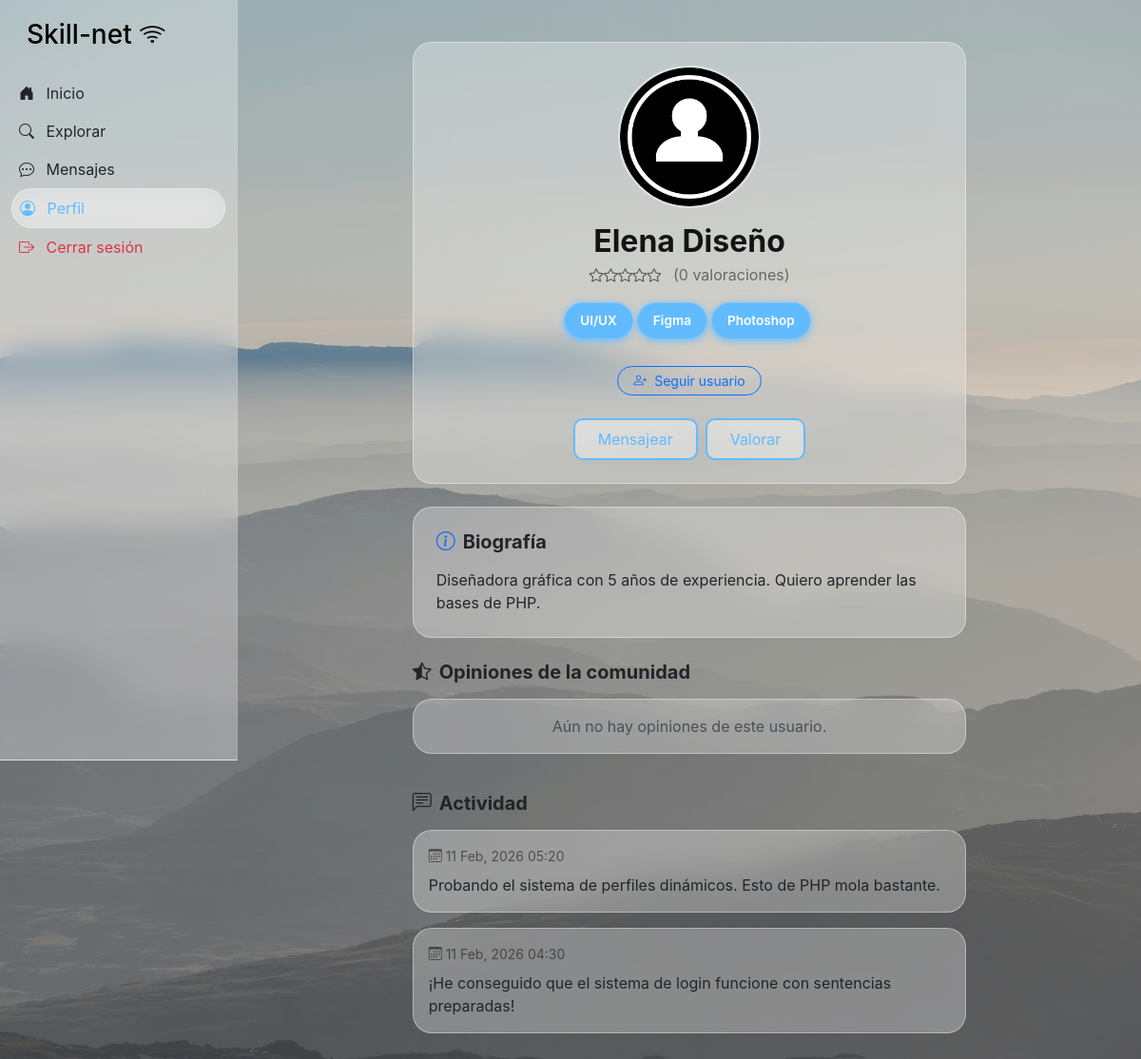
Before: /perfil.php?id=2 (signed in) with the older database file.
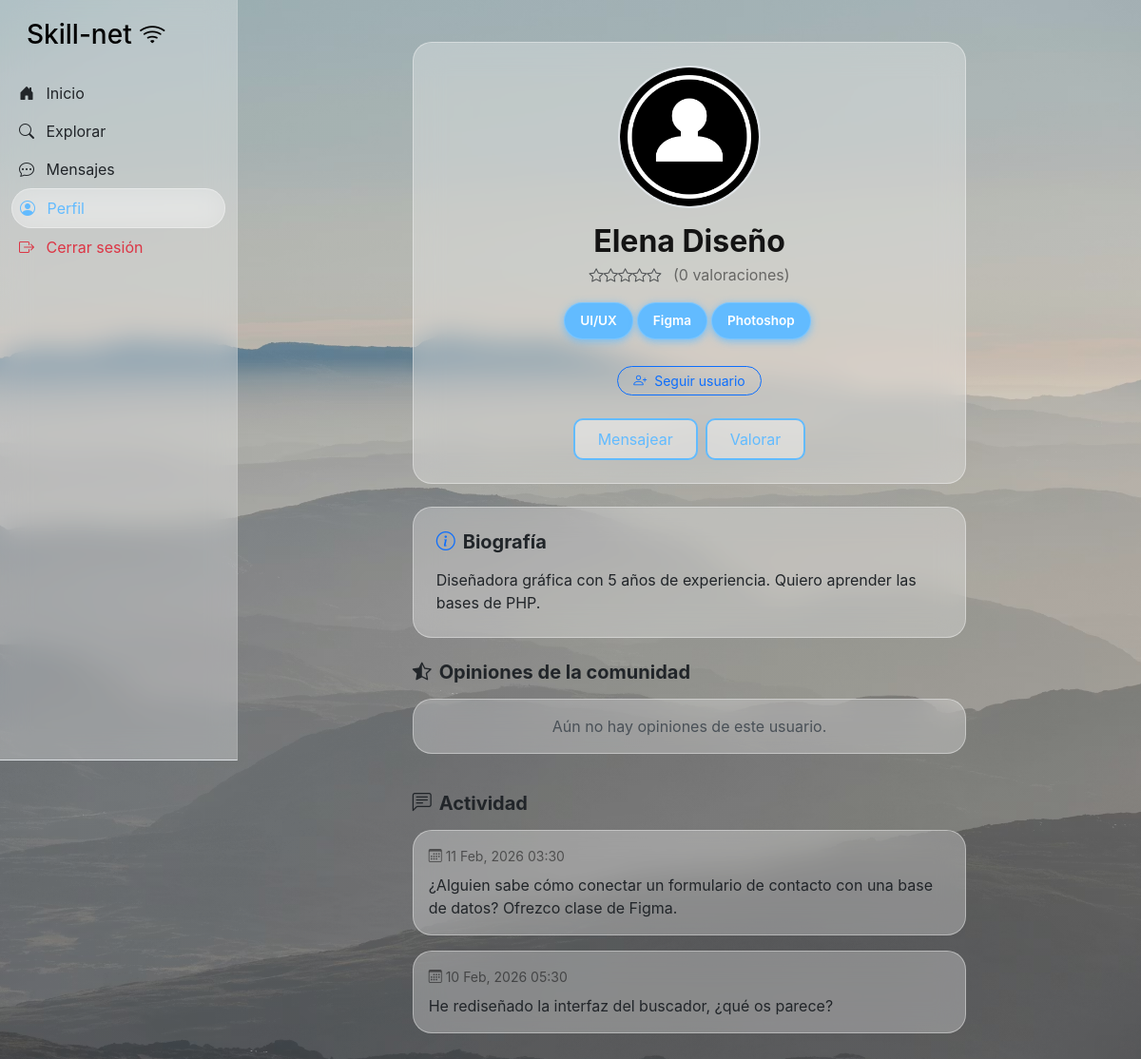
After: the same page with the newer database file.
### tables this page shows
CREATE TABLE IF NOT EXISTS usuarios (
    id INT AUTO_INCREMENT PRIMARY KEY,
    nombre VARCHAR(100) NOT NULL,
    email VARCHAR(150) NOT NULL UNIQUE,
    password VARCHAR(255) NOT NULL,
    habilidades TEXT,  
    bio TEXT,
    avatar VARCHAR(255) DEFAULT 'default.png',
    fecha_registro TIMESTAMP DEFAULT CURRENT_TIMESTAMP
);

CREATE TABLE IF NOT EXISTS publicaciones (
    id INT AUTO_INCREMENT PRIMARY KEY,
    id_usuario INT NOT NULL,
    contenido TEXT NOT NULL,
    fecha_publicacion TIMESTAMP DEFAULT CURRENT_TIMESTAMP,
    FOREIGN KEY (id_usuario) REFERENCES usuarios(id) ON DELETE CASCADE
);

### phpscripts/perfilLogic.php (called while the page is built, shortened)
<?php
include 'phpscripts/dbconn.php';
$perfil_id = isset($_GET['id']) ? intval($_GET['id']) : $_SESSION['user_id'];
$mi_id = $_SESSION['user_id'];
$stmt_check = $conn->prepare("SELECT id FROM seguidores WHERE id_seguidor = ? AND id_seguido = ?");
$stmt_check->bind_param("ii", $mi_id, $perfil_id);
$stmt_check->execute();
$seguido = $stmt_check->get_result()->num_rows > 0;
$stmt_rep = $conn->prepare("SELECT AVG(puntuacion) as promedio, COUNT(*) as total FROM valoraciones WHERE id_valorado = ?");
$stmt_rep->bind_param("i", $perfil_id);
$stmt_rep->execute();
$stats = $stmt_rep->get_result()->fetch_assoc();
$stmt = $conn->prepare("SELECT nombre, email, habilidades, bio, avatar FROM usuarios WHERE id = ?");
$stmt->bind_param("i", $perfil_id);
$stmt->execute();
$user_perfil = $stmt->get_result()->fetch_assoc();
$stmt_comm = $conn->prepare("SELECT v.*, u.nombre, u.avatar FROM valoraciones v JOIN usuarios u ON v.id_valorador = u.id WHERE v.id_valorado = ? ORDER BY v.id DESC");
$stmt_comm->bind_param("i", $perfil_id);
$stmt_comm->execute();
$res_comm = $stmt_comm->get_result();
if (!empty($user_perfil['avatar']) && file_exists("img/" . $user_perfil['avatar'])) {
    $fotoPerfil = $user_perfil['avatar'];
} else {
    $fotoPerfil = "user.png";
}
?>

### perfil.php (the view, shortened to what this page needs)
<?php include 'phpscripts/perfilLogic.php'; ?>
<!DOCTYPE html>
<html lang="es">
<head>
    <link href="https://cdn.jsdelivr.net/npm/bootstrap@5.3.0/dist/css/bootstrap.min.css" rel="stylesheet">
    <link rel="stylesheet" href="https://cdn.jsdelivr.net/npm/bootstrap-icons@1.11.0/font/bootstrap-icons.css">
    <link href="https://fonts.cdnfonts.com/css/sf-pro-display" rel="stylesheet">
    <link rel="stylesheet" href="css/fonts.css">
    <link rel="stylesheet" href="css/style.css">
</head>
<body>
    <div class="container-fluid">
        <div class="row">
            <?php include("phpscripts/navbar.php"); ?>
            <main class="main-content">
                <div class="container mt-4">
                    <div class="row justify-content-center">
                        <div class="col-md-10 col-lg-8">
                            <div class="card usr-search mb-4">
                                <div class="card-body p-4 text-center">
                                    <img src="img/<?php echo $fotoPerfil; ?>"
                                        class="rounded-circle mb-3 img-perfil-crop img-perfil-grande mx-auto">
                                    <h2 class="fw-bold text-dark mb-1">
                                        <?php echo htmlspecialchars($user_perfil['nombre']); ?>
                                    </h2>
                                    <div class="mb-3">
                                        <?php
                                        $rating = round($stats['promedio'] ?? 0);
                                        for ($i = 1; $i <= 5; $i++)
                                            echo ($i <= $rating) ? '<i class="bi bi-star-fill text-warning"></i>' : '<i class="bi bi-star text-muted"></i>';
                                        ?>
                                        <span class="ms-2 text-black-50">(<?php echo $stats['total']; ?>
                                            valoraciones)</span>
                                    </div>
                                    <div class="mb-4">
                                        <?php
                                        $tags = explode(",", $user_perfil['habilidades'] ?? '');
                                        foreach ($tags as $tag)
                                            if (!empty(trim($tag)))
                                                echo '<span class="tag-pill me-1 p-2 px-3 d-inline-block mb-1">' . htmlspecialchars(trim($tag)) . '</span>';
                                        ?>
                                    </div>
                                    <?php if ($perfil_id != $mi_id): ?>
                                        <form action="" method="POST" class="mb-4">
                                            <button type="submit" name="accion_follow"
                                                value="<?php echo ($seguido ? 'unfollow' : 'seguir'); ?>"
                                                class="btn btn-sm <?php echo ($seguido ? 'btn-outline-danger' : 'btn-outline-primary'); ?> rounded-pill px-3">
                                                <i
                                                    class="bi <?php echo ($seguido ? 'bi-person-x' : 'bi-person-plus'); ?> me-1"></i>
                                                <?php echo ($seguido ? 'Dejar de seguir' : 'Seguir usuario'); ?>
                                            </button>
                                        </form>
                                    <?php endif; ?>
                                    <div class="d-flex gap-2 justify-content-center">
                                        <?php if ($perfil_id == $mi_id): ?>
                                            <a href="editar_perfil.php"
                                                class="btn-usr-search px-4 text-decoration-none">Editar Perfil</a>
                                        <?php else: ?>
                                            <a href="mensajes.php?id=<?php echo $perfil_id; ?>"
                                                class="btn-usr-search px-4 text-decoration-none">Mensajear</a>
                                            <button class="btn-usr-search px-4" data-bs-toggle="modal"
                                                data-bs-target="#modalVotar">Valorar</button>
                                        <?php endif; ?>
                                    </div>
                                </div>
                            </div>
                            <div class="card usr-search mb-4">
                                <div class="card-body p-4">
                                    <h5 class="fw-bold mb-3"><i
                                            class="bi bi-info-circle me-2 text-primary"></i>Biografía</h5>
                                    <p class="text-dark mb-0">
                                        <?php echo nl2br(htmlspecialchars($user_perfil['bio'] ?? 'Sin biografía disponible.')); ?>
                                    </p>
                                </div>
                            </div>
                            <h5 class="fw-bold mb-3 text-dark"><i class="bi bi-star-half me-2"></i>Opiniones de la
                                comunidad</h5>
                            <div class="row mb-4">
                                <?php if ($res_comm->num_rows > 0): ?>
                                    <?php while ($com = $res_comm->fetch_assoc()): ?>
                                        <div class="col-12 mb-2">
                                            <div class="card usr-search border-0">
                                                <div class="card-body p-3">
                                                    <div class="d-flex align-items-center mb-2">
                                                        <img src="img/<?php echo (!empty($com['avatar']) && file_exists('img/' . $com['avatar'])) ? $com['avatar'] : 'user.png'; ?>"
                                                            class="rounded-circle me-2 img-perfil-crop"
                                                            style="width: 30px; height: 30px;">
                                                        <span class="fw-bold small text-dark me-2">
                                                            <?php echo htmlspecialchars($com['nombre']); ?>
                                                        </span>
                                                        <div>
                                                            <?php for ($i = 1; $i <= 5; $i++)
                                                                echo ($i <= $com['puntuacion']) ? '<i class="bi bi-star-fill text-warning small"></i>' : '<i class="bi bi-star text-muted small"></i>'; ?>
                                                        </div>
                                                    </div>
                                                    <?php if (!empty($com['comentario'])): ?>
                                                        <p class="mb-0 text-dark small italic" style="font-style: italic;">
                                                            "
                                                            <?php echo htmlspecialchars($com['comentario']); ?>"
                                                        </p>
                                                    <?php else: ?>
                                                        <p class="mb-0 text-muted small">Sin comentario escrito.</p>
                                                    <?php endif; ?>
                                                </div>
                                            </div>
                                        </div>
                                    <?php endwhile; ?>
                                <?php else: ?>
                                    <div class="col-12">
                                        <div class="alert alert-light text-center border-0 usr-search">Aún no hay opiniones
                                            de este usuario.</div>
                                    </div>
                                <?php endif; ?>
                            </div>
                            <h5 class="fw-bold mb-3 text-dark"><i class="bi bi-chat-left-text me-2"></i>Actividad</h5>
                            <?php
                            $stmt_posts = $conn->prepare("SELECT contenido, fecha_publicacion FROM publicaciones WHERE id_usuario = ? ORDER BY fecha_publicacion DESC");
                            $stmt_posts->bind_param("i", $perfil_id);
                            $stmt_posts->execute();
                            $res_posts = $stmt_posts->get_result();
                            if ($res_posts->num_rows > 0) {
                                while ($post = $res_posts->fetch_assoc()) { ?>
                                    <div class="card usr-search mb-3">
                                        <div class="card-body p-3">
                                            <small class="text-black-50 d-block mb-2">
                                                <i
                                                    class="bi bi-calendar3 me-1"></i><?php echo date("d M, Y H:i", strtotime($post['fecha_publicacion'])); ?>
                                            </small>
                                            <p class="mb-0 text-dark"><?php echo nl2br(htmlspecialchars($post['contenido'])); ?>
                                            </p>
                                        </div>
                                    </div>
                                <?php }
                            } else {
                                echo '<div class="alert alert-light text-center border-0 usr-search">Sin publicaciones.</div>';
                            } ?>
                        </div>
                    </div>
                </div>
            </main>
        </div>
    </div>
</body>
</html>

### phpscripts/navbar.php (shortened to what this page needs)
<?php
$pagina_actual = basename($_SERVER['PHP_SELF']);
?>
<nav class="d-md-block sidebar sticky-top border-bottom border-md-end">
    <div class="position-sticky">
        <h3 class="px-3 mb-4 d-none d-md-block">Skill-net <i class="bi bi-wifi"></i></h3>
        <ul class="nav flex-row flex-md-column justify-content-around w-100">
            <li class="nav-item">
                <a class="nav-link p-2 <?php echo ($pagina_actual == 'index.php') ? 'actual-page' : 'text-dark'; ?>" href="index.php">
                    <i class="bi bi-house-door-fill"></i>
                    <span class="d-none d-md-inline ms-2">Inicio</span>
                </a>
            </li>
            <li class="nav-item">
                <a class="nav-link p-2 <?php echo ($pagina_actual == 'buscar.php') ? 'actual-page' : 'text-dark'; ?>" href="buscar.php">
                    <i class="bi bi-search"></i>
                    <span class="d-none d-md-inline ms-2">Explorar</span>
                </a>
            </li>
            <li class="nav-item">
                <a class="nav-link p-2 <?php echo ($pagina_actual == 'mensajes.php') ? 'actual-page' : 'text-dark'; ?>" href="mensajes.php">
                    <i class="bi bi-chat-dots"></i>
                    <span class="d-none d-md-inline ms-2">Mensajes</span>
                </a>
            </li>
            <li class="nav-item">
                <a class="nav-link p-2 <?php echo ($pagina_actual == 'perfil.php') ? 'actual-page' : 'text-dark'; ?>" href="perfil.php">
                    <i class="bi bi-person-circle"></i>
                    <span class="d-none d-md-inline ms-2">Perfil</span>
                </a>
            </li>
            <li class="nav-item">
                <a class="nav-link text-danger p-2" href="phpscripts/logout.php">
                    <i class="bi bi-box-arrow-right"></i>
                    <span class="d-none d-md-inline ms-2">Cerrar sesión</span>
                </a>
            </li>
        </ul>
    </div>
</nav>

### css/style.css (style rules this page uses)
body { font-family: 'SF Pro Display', sans-serif; background: linear-gradient(rgba(18, 18, 18, 0.2), rgba(18, 18, 18, 0.2)), url(../img/wall1.avif); background-size: cover; background-position: center; background-repeat: no-repeat; background-attachment: fixed; color: black; min-height: 100vh; margin: 0; }
.sidebar { height: 100vh; position: fixed; top: 0; left: 0; width: 250px; padding-top: 20px; background: white; z-index: 1000; background: rgba(255, 255, 255, 0.3) !important; backdrop-filter: blur(15px); border-right: 1px solid rgba(255, 255, 255, 0.1) !important; }
.main-content { margin-left: 250px; padding: 20px; width: calc(100% - 250px); }
.img-perfil-crop { object-fit: cover !important; object-position: center !important; border: 2px solid #dee2e6; }
.img-perfil-grande { width: 150px; height: 150px; }
.tag-pill { background-color: rgba(98, 187, 255, 1); border: 1px solid rgba(147, 208, 255, 0.5); box-shadow: 0 2px 8px rgba(98, 187, 255, 0.8); border-radius: 25px; color: white; font-size: small; font-weight: bold; }
.main-content h2, .main-content p.text-muted { color: rgba(0, 0, 0, 0.9) !important; }
.main-content .usr-search { background-color: rgba(250, 250, 250, 0.3) !important; border: 1px solid rgba(250, 250, 250, 0.4) !important; backdrop-filter: blur(15px); -webkit-backdrop-filter: blur(15px); border-radius: 20px; transition: all 0.3s cubic-bezier(0.4, 0, 0.2, 1); overflow: hidden; }
.btn-usr-search { text-decoration: none; padding-left: 1rem; padding-right: 1rem; padding-top: 0.5rem; padding-bottom: 0.5rem; background-color: rgba(255, 255, 255, 0.4); border: 2px solid rgba(98, 187, 255, 1); color: rgba(98, 187, 255, 1); border-radius: 10px; transition: all 0.3s ease; }
.actual-page { color: rgba(98, 187, 255, 1); background-color: rgba(250, 250, 250, 0.3) !important; border: 1px solid rgba(250, 250, 250, 0.4) !important; backdrop-filter: blur(15px); -webkit-backdrop-filter: blur(15px); border-radius: 100px; }
.bi-star-fill, .bi-star { font-size: 0.95rem; }
.tag-pill { display: inline-block; background-color: rgba(98, 187, 255, 1); border: 1px solid rgba(147, 208, 255, 0.5); color: white; border-radius: 20px; font-size: 0.85rem; font-weight: 600; }

Changed rows visible on the page:
no longer on this page (row edited): publicaciones: fecha_publicacion "11 Feb, 2026 05:20", contenido "Probando el sistema de perfiles dinámicos. Esto de PHP mola bastante."
no longer on this page (row edited): publicaciones: fecha_publicacion "11 Feb, 2026 04:30", contenido "¡He conseguido que el sistema de login funcione con sentencias preparadas!"
now on this page (row edited): publicaciones: fecha_publicacion "11 Feb, 2026 03:30", contenido "¿Alguien sabe cómo conectar un formulario de contacto con una base de datos? Ofrezco clase de Figma."
now on this page (row edited): publicaciones: fecha_publicacion "10 Feb, 2026 05:30", contenido "He rediseñado la interfaz del buscador, ¿qué os parece?"
